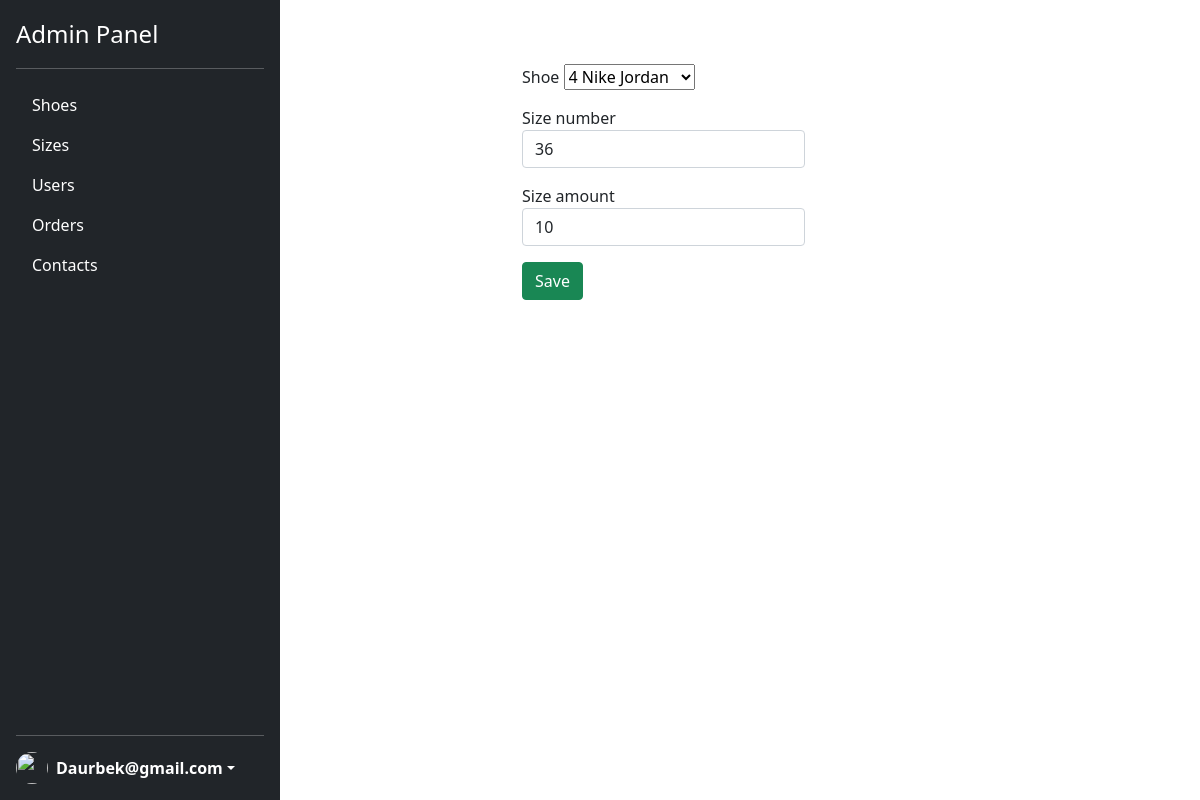
Before: /adminPanel/editSize?id=10 (signed in) with the older database file.
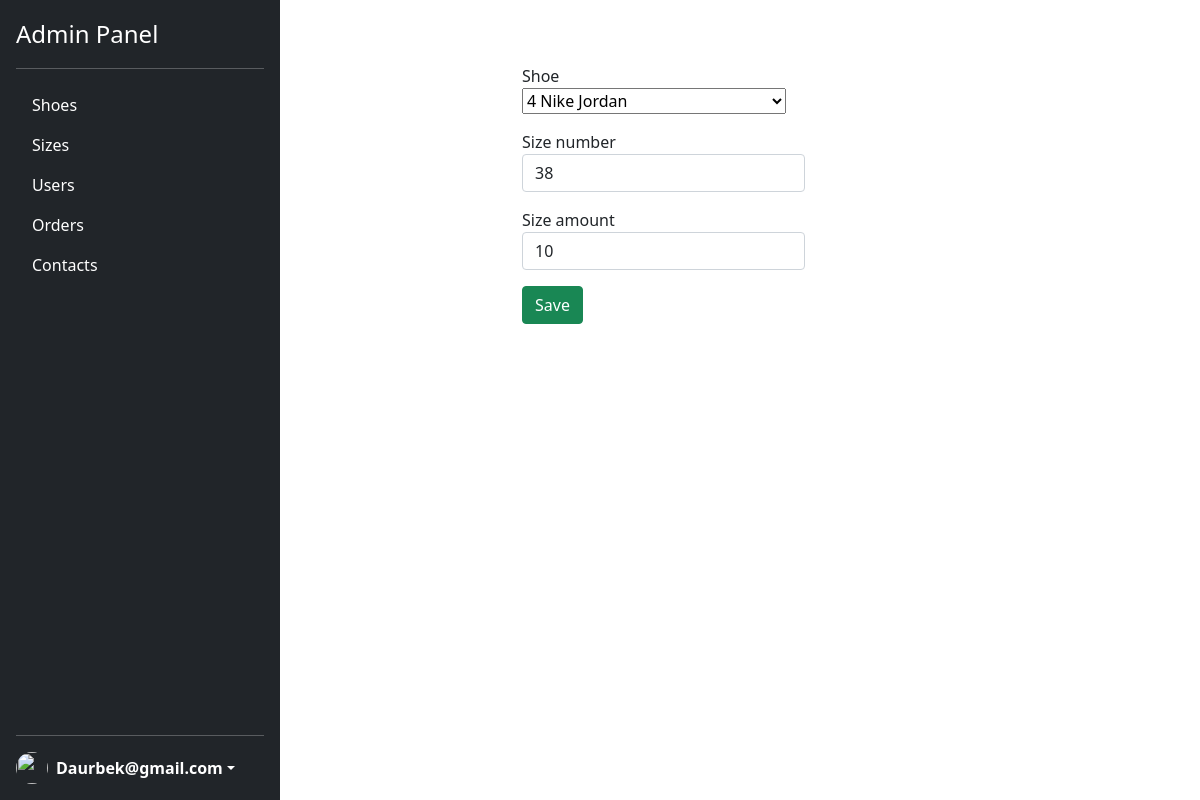
After: the same page with the newer database file.
### Nike/models.py (models this page shows)
class Size(models.Model):
    shoeId=models.ForeignKey(Shoe, on_delete=models.CASCADE)
    sizeNumb = models.IntegerField(default=0)
    sizeAmount=models.PositiveIntegerField(default=0)

### Nike/views.py (the view)
# urls.py: path('adminPanel/editSize',editSize,name='editSize'),
@login_required
def editSize(request):
    if request.user.is_superuser:
        if request.method == 'GET':
            return render(request, 'Admin_templates/adminEditSize.html',
                          context={'size': getSizeById(request.GET['id']),
                                   'shoes': getAllMenShoes() + getAllWomenShoes()})
        if request.method == 'POST':
            if updateSize(request):
                return redirect('/adminSizes')
    else:
        return redirect('/')

### Nike/DBmanager.py (called while the page is built)
def getAllMenShoes():
    shoes=Shoe.objects.filter(genderId=1)
    returnShoes=list()
    for shoe in shoes:
        sizes=getShoeSizes(shoe.id)
        returnSize=list()
        for size in sizes:
            tempSize=SizeLocal(size.id,size.sizeNumb,size.sizeAmount)
            returnSize.append(tempSize)
        tempShoe=ShoeLocal(shoe.id, shoe.name, shoe.price,1, shoe.image,shoe.description,shoe.color, returnSize)
        returnShoes.append(tempShoe)
    return returnShoes

def getShoeSizes(id):
    return Size.objects.filter(shoeId=id).order_by('sizeNumb')

def getAllWomenShoes():
    shoes=Shoe.objects.filter(genderId=2)
    returnShoes=list()
    for shoe in shoes:
        sizes=getShoeSizes(shoe.id)
        returnSize=list()
        for size in sizes:
            tempSize=SizeLocal(size.id,size.sizeNumb,size.sizeAmount)
            returnSize.append(tempSize)
        tempShoe=ShoeLocal(shoe.id, shoe.name, shoe.price,2, shoe.image, shoe.description, shoe.color, returnSize)
        returnShoes.append(tempShoe)
    return returnShoes

def getSizeById(id):
    return Size.objects.filter(id=id).first()

### Nike/templates/Admin_templates/adminEditSize.html (shortened to what this page needs)
{% extends 'Admin_templates/adminPanel.html' %}
{% load static %}
{% block adminContainer %}
            <div class="container">
                           <div class="row mt-5">
                                 <div class="col col-4 offset-3">
                                         <form action="{% url 'editSize' %}" method="post">
                                                    <div class="form-group mt-3">
                                                        <label>Shoe</label>
                                                        <select name="shoe_id">
                                                             {% for shoe in shoes %}
                                                                  <option value="{{ shoe.id }}" {% if size.shoeId_id == shoe.id %} selected {% endif %}>{{ shoe.id }} {{ shoe.name }}</option>
                                                            {% endfor %}
                                                        </select>
                                                    </div>
                                                    <div class="form-group mt-3">
                                                        <label>Size number</label>
                                                        <input type="number" name="sizeNumb" value="{{ size.sizeNumb }}" class="form-control" required>
                                                    </div>
                                                    <div class="form-group mt-3">
                                                        <label>Size amount</label>
                                                        <input type="number" name="sizeAmount" value="{{ size.sizeAmount }}"  class="form-control" required>
                                                    </div>
                                                    <div class="form-group btns mt-3">
                                                        <button class="btn btn-success">Save</button>
                                                    </div>
                                        </form>
                                 </div>
                           </div>
                      </div>
{% endblock adminContainer %}

Changed rows visible on the page:
changed Size "4 Nike Jordan": sizeNumb "36" → "38"
